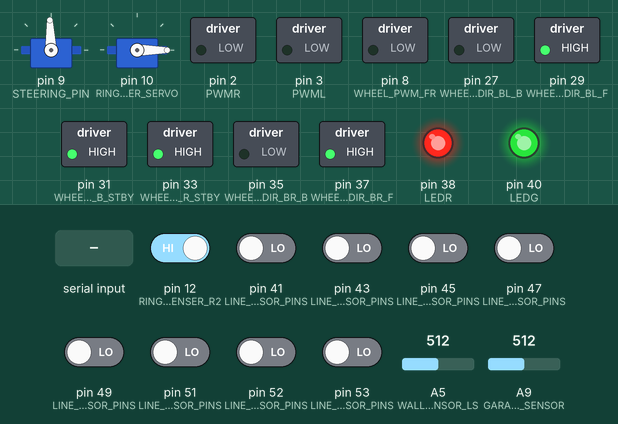
A sketch run on a simulated Arduino Mega 2560, built with avr-gcc and run on an emulated ATmega2560. Parts: 2 × servo, switched loads named in the sketch (green lamp = pin HIGH), output pins drawn as LEDs (lit = HIGH). Inputs (shaded band) come from the test bench; at power-on: pin 12 (RING_DISPENSER_R2) HIGH, pin 41 (LINE_SENSOR_PINS), pin 43 (LINE_SENSOR_PINS), pin 45 (LINE_SENSOR_PINS), pin 47 (LINE_SENSOR_PINS), pin 49 (LINE_SENSOR_PINS), pin 51 (LINE_SENSOR_PINS), pin 52 (LINE_SENSOR_PINS), pin 53 (LINE_SENSOR_PINS) LOW, A9 (GARAGE_SENSOR) = 512, A5 (WALL_SENSOR_LS) = 512.

Above: at 1.2 s.
1.3 s: "L2\n" received over the second serial link
At 2.4 s:
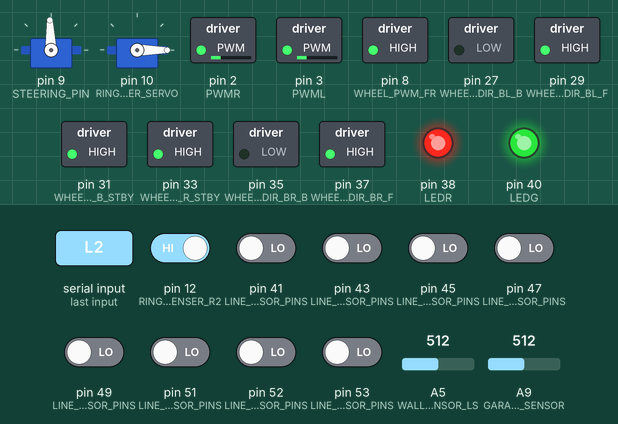
3.1 s: A9 (GARAGE_SENSOR) set to 95
4.6 s: A9 (GARAGE_SENSOR) set to 80
At 5.0 s:
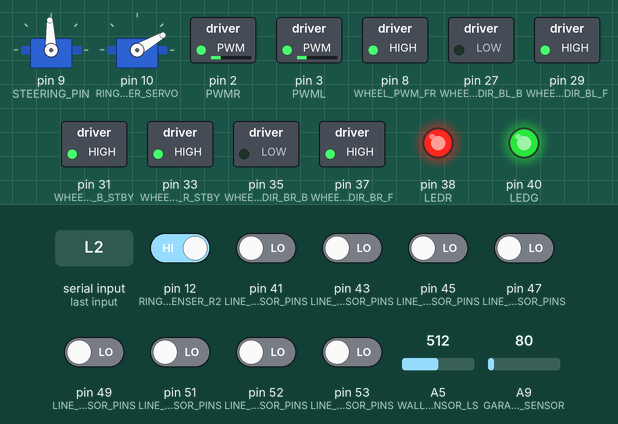
6.1 s: pin 12 (RING_DISPENSER_R2) driven LOW
At 6.6 s:
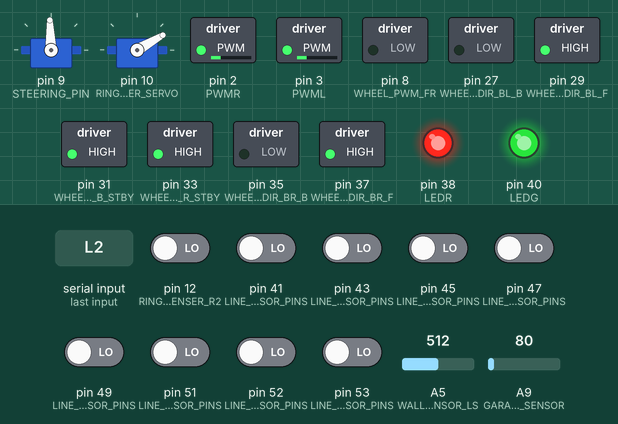
7.6 s: "90,45\n" received over the second serial link
At 8.5 s:
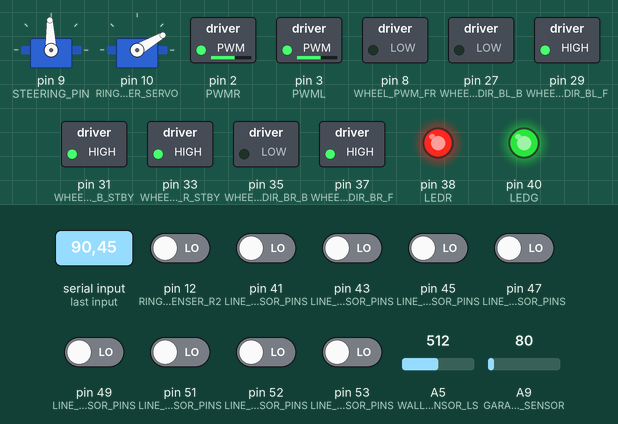
9.1 s: "30,150\n" received over the second serial link
At 10.5 s:
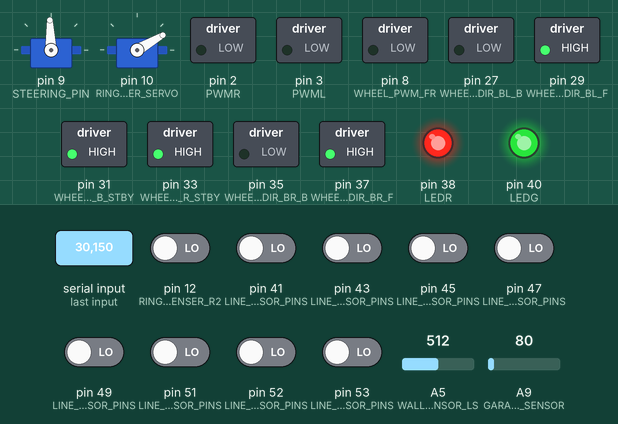
Timing chart, 0 to 11.6 s (numbered marks = the images above; inputs shaded):
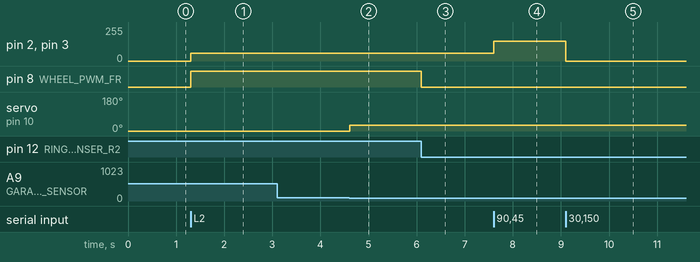

Measured:
- the behaviour switches between 90 and 89 on A9 (GARAGE_SENSOR) (found by bisection; images 1 and 2)
- after the input at 1.3 s, pin 2 (PWMR), pin 3 (PWML): 0/255 → 60/255 at once; pin 8 (WHEEL_PWM_FR): LOW → HIGH at once
- after the input at 3.1 s, every drawn part: stays the same
- after the input at 4.6 s, servo on pin 10 (RING_DISPENSER_SERVO): 0° → 30° at once
- after the input at 6.1 s, pin 8 (WHEEL_PWM_FR): HIGH → LOW at once
- after the input at 7.6 s, pin 2 (PWMR), pin 3 (PWML): 60/255 → 150/255 at once
- after the input at 9.1 s, pin 2 (PWMR), pin 3 (PWML): 150/255 → 0/255 at once

The sketch:

robot_purple.ino
```cpp
#include <Servo.h>
//#include <Scheduler.h>
#include "LineSensor.h"
#include "steering.h"
#include "constants.h"
using namespace steering;

//Serial:  USB
//Serial1: bluetooth
#define prt Serial3
//#define DEBUG

//the array is the pins L3, L2 ... R2, R3
LineSensor lineSensor(LINE_SENSOR_PINS, NUMBER_OF_PINS );


Servo steeringMotor;  //servo controlling steering
Servo ringServo;      //servo moving ring arm
int input = 0;        //bluetooth input 0-9
int serial_temp;      //temp for input validation
long lastTime = 0;    //last time loop was called

void setup() {

    pinMode(LEDG, OUTPUT);
    pinMode(LEDR, OUTPUT);
    digitalWrite(LEDG, HIGH);
    digitalWrite(LEDR, HIGH);

    //setup steering servo and point it straight
    steeringMotor.attach(STEERING_PIN);
    steeringMotor.write(STEERING_CENTER);

    //setup ring arm servo
    ringServo.attach(RING_DISPENSER_SERVO);
    ringServo.write(0);

    //start serial communication
    prt.begin(115200);


    //setup driving motor speed pins
    pinMode(PWMR, OUTPUT);
    pinMode(PWML, OUTPUT);
    analogWrite(PWMR, 0);
    analogWrite(PWML, 0);

    //tell back left motor to drive forward
    pinMode(WHEEL_DIR_BL_F, OUTPUT);
    pinMode(WHEEL_DIR_BL_B, OUTPUT);
    digitalWrite(WHEEL_DIR_BL_F, HIGH);
    digitalWrite(WHEEL_DIR_BL_B, LOW);

    //tell back right motor to drive forward
    pinMode(WHEEL_DIR_BR_F, OUTPUT);
    pinMode(WHEEL_DIR_BR_B, OUTPUT);
    digitalWrite(WHEEL_DIR_BR_F, HIGH);
    digitalWrite(WHEEL_DIR_BR_B, LOW);

    //enable driving motor controller
    pinMode(WHEEL_PWM_B_STBY, OUTPUT);
    digitalWrite(WHEEL_PWM_B_STBY, HIGH);


    //setup ring dispensing motor
    pinMode(WHEEL_PWM_FR, OUTPUT);
    analogWrite(WHEEL_PWM_FR, 0);
    pinMode(WHEEL_DIR_BR_F, OUTPUT);
    digitalWrite(WHEEL_DIR_FR_B, HIGH);
    digitalWrite(WHEEL_DIR_FR_F, LOW);

    //enable ring dispensing motor controller
    pinMode(WHEEL_PWM_R_STBY, OUTPUT);
    digitalWrite(WHEEL_PWM_R_STBY, HIGH);

    //misc line sensor pin that does not get init in contructor for some reason
    //pinMode(39, INPUT);
    pinMode(11, INPUT);
    pinMode(53, INPUT);

    //setup wall sensors
    pinMode(WALL_SENSOR_R, INPUT);
    pinMode(WALL_SENSOR_RS, INPUT);
    pinMode(GARAGE_SENSOR, INPUT);


    //necessary delay for unknown reason; do NOT remove
    for (int i = 0; i < -1; i = (i +1)/(100/100));

    //can be used for version number to make sure new code is uploaded
    prt.println("1");
}

void loop() {

    /*
     *    Steering servo calibration code
     */
    /*while(1) {
        if(Serial.available() > 2) {
            serial_temp = Serial.read()-'0';
            serial_temp = serial_temp * 10 + Serial.read()-'0';
            serial_temp = serial_temp * 10 + Serial.read()-'0';
            Serial.println(serial_temp);
            //if(serial_temp >= 0 && serial_temp <= 9){
//                steeringMotor.write(serial_temp);
                moveServo(serial_temp, steeringMotor);
            //}
        }
    }*/
    int dist;
   /*while(true) {
//        if(prt.available() > 0) {
//            serial_temp = prt.read()-'0';
//            if(serial_temp >= 0 && serial_temp <= 9){
//                input = (serial_temp) * 30;
//            }
//        }
//        dist = analogRead(WALL_SENSOR_R);
//        int err = (300 - dist);
//        int angle;
        delay(500);
        prt.println(analogRead(GARAGE_SENSOR));
//        prt.print('\t');
//        prt.print(err);
//        prt.print('\t');
//        if (dist > 305) {
//          angle = STEERING_CENTER - err/50;
//          //prt.println(angle);
//          //setServo(angle, steeringMotor);
//        } else if (dist < 295) {
//          angle = STEERING_CENTER - err/10;
//          //prt.println(angle);
//          //setServo(angle, steeringMotor);
//        }
//
//        if (input != 0) {
//            drive(steeringMotor.read() - STEERING_CENTER, input);
//        } else {
//            drive(steeringMotor.read() - STEERING_CENTER, 0);
//        }

    }*/


    //delay(1000);
    // get input from bluetooth
    // 0-9: speeds
    if(prt.available() > 0) {
        serial_temp = prt.read()-'0';
        if(serial_temp >= 0 && serial_temp <= 9){
            input = (serial_temp) * 30;
        }
    }
    stopRing();
    if (input != 0) {
        #ifdef DEBUG
        delay(800);
        prt.print("TIME: " );
        prt.println(millis() - lastTime);
        #endif
        lastTime = millis();

        if (steer(lineSensor, steeringMotor, input)) {
            drive(steeringMotor.read() - STEERING_CENTER, input);
        } else {
            drive(steeringMotor.read() - STEERING_CENTER, 0);
        }
    } else {
        drive(steeringMotor.read() - STEERING_CENTER, 0);
    }
}
```

LineSensor.cpp
```cpp
#include "LineSensor.h"
#include <Arduino.h>

LineSensor::LineSensor(const int* pinNums, int numOfPins) {
	sensors = numOfPins;

	current = new int [sensors];

	for (int i = 0; i < numOfPins; ++i) {
		current[i] =  0;
	}

	pins = new int [sensors];

	for (int i = 0; i < numOfPins; ++i) {
		pins[i] = pinNums[i];
		pinMode(pins[i], INPUT);
	}
}

void LineSensor::getCurrent(int* arr) {
   for (int i = 0; i < sensors; ++i) {
    arr[i] = current[i];
  }
}

void LineSensor::update () {
    int* temp;

    temp = getSensorData();
    for (int i = 0; i < sensors; ++i) {
        current[i] = temp[i];
    }

    delete[] temp;

}


int* LineSensor::getSensorData() {

	int* temp = new int [8];

	//get sensor data from all 8 pins
	for (int i = 0; i < sensors; ++i) {
		temp[i] = digitalRead( pins[i] );
	}

	return temp;
}
```

LineSensor.h
```cpp
#ifndef LINESENSOR_H
#define LINESENSOR_H

class LineSensor {

    private:

    	//how many sensors are on the line sensor board
    	int sensors;

    	//current data from line sensor
        int* current;

        //list of the pins where the sensor is; [0] is L3 and [7] is R3
    	int* pins;


    	//helper function return raw sensor data
    	int* getSensorData();

      //default constructor
      //DO NOT USE
     	LineSensor();

    public:
    	//NOTE: make sure you pass in an array of pin numbers!
    	//			this will not work properly otherwise.
    	LineSensor(const int* pinNums, int numOfPins = 8);


    	//will overwrite array with current line data
    	void getCurrent(int* array);

    	//updates current and lastSeen
    	void update();

      //returns number of pins
      int howManyPins() {return sensors;}
};

#endif
```

constants.h
```cpp
#ifndef CONSTANTS_H
#define CONSTANTS_H
#include "pinouts.h"


const int TILL_TURN = 260000;
const int TURN = 185000;
const int AFTER_TURN = 120000;

const bool IS_BT = true;

const int test = 100;

static const int STEERING_PIN = STEERING_MIDDLE;

//*** line sensor mesurements ***//
//const int SENSOR_ANGLES[15] = {-5, -4, -3, -2, -2, -1, 0, 0, 0, 1, 2, 2, 3, 4, 5};
const int SENSOR_ANGLES[15] = {5, 4, 3, 2, 2, 1, 0, 0, 0, -1, -2, -2, -3, -4, -5}; // REVERSED
//const int SENSOR_ANGLES[15] = {-40, -20, -15, -10, -7, -5, -3, 0, 3, 5, 7, 10, 15, 20, 40};

//const int SENSOR_ANGLES[15] = {-12.33, -10.65, -8.9, -7.11, -5.26, -3.51, -1.72, 0, 1.72, 3.51, 5.26, 7.11, 8.9, 10.65, 12.33};
//const int SENSOR_ANGLES[15] = {-6, -5, -4, -4, -3, -2, -1, 0, 1, 2, 3, 4, 4, 5, 6};

const int NOSE_LENGTH = 200;
const int REDUCE = 1;


const int STEERING_LOWER_BOUND = 45;
const int STEERING_CENTER = 92;
const int STEERING_UPPER_BOUND = 140;

static const int NUMBER_OF_PINS = 8;
static const int LINE_SENSOR_PINS[NUMBER_OF_PINS] = {LINE_SENSOR_0, LINE_SENSOR_1,LINE_SENSOR_2,
	LINE_SENSOR_3, LINE_SENSOR_4, LINE_SENSOR_5, LINE_SENSOR_6, LINE_SENSOR_7};

const int PWMR = WHEEL_PWM_BR;
const int PWML = WHEEL_PWM_BL;

static int TOP_SPEED = 40;

// 0 turn left
// 1 straight
// 2 turn right

const int LT = 0;
const int ST = 1;
const int RT = 2;
const int END = -1;
const int PATH_LENGTH  = 11;
const int PATH_TURNS[PATH_LENGTH] = {ST, LT, ST, LT, LT, RT, ST, LT, ST, LT,END};
const bool RING_DROPS[PATH_LENGTH] = {false, true, false, true, true, false, false, true, false, true, false};
const int PATH_ANGLE[3] = {-30, 0, 30};

//wall distances
const int DIST_START_TURN = 480;
const int DIST_HARD_TURN = 840;
const int DIST_END_TURN = 200;
const int WALL_DIST = 600;


enum State { LINE_FOLLOW, LEFT_TURN1, LEFT_TURN2, RIGHT_TURN1, RIGHT_TURN2, IGNORE_TURN,LAND_PLANE, OFF_TRACK, ON_WALL, ON_TRACK, POST_DROP, WALL_FOLLOW };

#endif
```

pinouts.h
```cpp
#ifndef PINOUTS_H
#define PINOUTS_H

// Analog Pins
#define COLOR_SENSOR_R    A4
#define COLOR_SENSOR_L    A9
#define LINE_SENSOR_BR    A2
#define LINE_SENSOR_BL   A10
//#define LINE_SENSOR_BL    A10 not recognized by compiler, using "64" since its the digital pin number
#define WALL_SENSOR_R     A7
#define WALL_SENSOR_RS    A6
#define WALL_SENSOR_LS    A5 //A8 not recognized by compiler, using "62" since its the digital pin number
#define WALL_SENSOR_L     A4
#define GARAGE_SENSOR     A9

//Digital Pins
#define LINE_SENSOR_0     41
#define LINE_SENSOR_1     43
#define LINE_SENSOR_2     45
#define LINE_SENSOR_3     47
#define LINE_SENSOR_4     49
#define LINE_SENSOR_5     51
#define LINE_SENSOR_6     53
#define LINE_SENSOR_7     52

#define LEDR              38
#define LEDG              40

#define BUTTON1           30
#define BUTTON2           32

//PWM
#define RING_DISPENSER_R1 13
#define RING_DISPENSER_R2 12
#define RING_DISPENSER_L1 11
#define RING_DISPENSER_SERVO 10
#define RING_CHUTE_R      5
#define RING_CHUTE_L      4
#define STEERING_MIDDLE   9

//Motor Controllers
#define WHEEL_DIR_FR_B     34
#define WHEEL_DIR_FR_F     36
#define WHEEL_DIR_FL_B     35
#define WHEEL_DIR_FL_F     37
#define WHEEL_DIR_BR_B     35 //purple: 31
#define WHEEL_DIR_BR_F     37 //purple: 33
#define WHEEL_DIR_BL_B     27 //purple: 23
#define WHEEL_DIR_BL_F     29 //purple: 25

#define WHEEL_PWM_FR      8
#define WHEEL_PWM_FL      7
#define WHEEL_PWM_BR      2
#define WHEEL_PWM_BL      3
#define WHEEL_PWM_B_STBY  31
#define WHEEL_PWM_R_STBY  33


//Special
#define BLUETOOTH_TX1     18    //Note: 3.3V MAX!!
#define BLUETOOTH_RX1     19    //    For any pin
#define SPEAKER_DAC0      DAC0
#define SPEAKER_DAC1      DAC1

#endif
```

steering.h
```cpp
#ifndef STEERING_H
#define STEERING_H
#include "LineSensor.h"
#include <Arduino.h>
#include <Servo.h>

namespace steering {

	static int statesCounter = 0;
	static int lastStates[10] = {0, 0, 0, 0, 0, 0, 0, 0, 0, 0};

  void stopRing();
  void dropRing();


	// description: steers the nose
	// lineSensor: line following sensor
	// motor:      steering servo object
	// speed:      max speed the robot should go
	bool steer(LineSensor lineSensor, Servo motor, int speed);


	// description: drives the motors
	// speed: max speed of the motors
	// angle: angle of nose
	//	 0: straight
	//	>0: turning left
	//	<0: turning right
	void drive(int angle, int speed);


	// description: gets angle to turn based on line data
	// lineSensor: line sensor on nose
	// return: angle to turn nose
	int getAngle(LineSensor lineSensor, int motorAngle, int speed);


	// description: moves the motor by delta degrees
	// delta: angles to move servo by
	// motor: servo motor object to move
	void moveServo (int delta, Servo motor);


	// description: converts distance along circumference to degrees to turn
	// distance: distance to move along the circumference
	// radius:   radius of the circle
	// return:   angle to turn in degrees
	int toDegrees (int distance, int radius);


	// description: returns the ratio between the speeds at which
	//		the two motors should be driven
	// angle: angle of nose
	//	 0: straight
	//	>0: turning left
	//	<0: turning right
	// return: ratio between two motor speeds (left/right)
	double ratio(int angle);


	// NOTE: most of the time, moveServo should be called instead
	//
	// sets the servo to a certain angle in degrees
	//		limits range to UPPER and LOWER bounds
	void setServo (int angle, Servo motor);

}

#endif
```

Source omitted: steering.cpp (10716 bytes)
